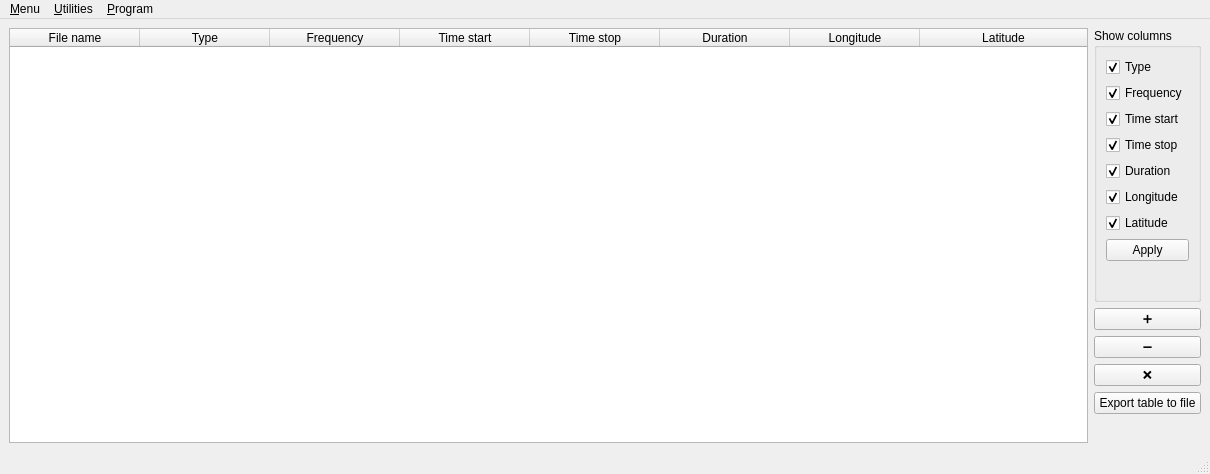
<?xml version="1.0" encoding="UTF-8"?>
<ui version="4.0">
 <class>MainWindow</class>
 <widget class="QMainWindow" name="MainWindow">
  <property name="geometry">
   <rect>
    <x>0</x>
    <y>0</y>
    <width>1210</width>
    <height>474</height>
   </rect>
  </property>
  <property name="windowTitle">
   <string>Seismic Viewer</string>
  </property>
  <property name="windowOpacity">
   <double>1.000000000000000</double>
  </property>
  <widget class="QWidget" name="centralwidget">
   <layout class="QGridLayout" name="gridLayout_2">
    <item row="0" column="0">
     <layout class="QGridLayout" name="gridLayout">
      <item row="0" column="1">
       <widget class="QGroupBox" name="groupBox">
        <property name="title">
         <string>Show columns</string>
        </property>
        <layout class="QVBoxLayout" name="verticalLayout_2">
         <item>
          <widget class="QCheckBox" name="cbType">
           <property name="text">
            <string>Type</string>
           </property>
           <property name="checked">
            <bool>true</bool>
           </property>
          </widget>
         </item>
         <item>
          <widget class="QCheckBox" name="cbFrequency">
           <property name="text">
            <string>Frequency</string>
           </property>
           <property name="checked">
            <bool>true</bool>
           </property>
          </widget>
         </item>
         <item>
          <widget class="QCheckBox" name="cbTimeStart">
           <property name="text">
            <string>Time start</string>
           </property>
           <property name="checked">
            <bool>true</bool>
           </property>
          </widget>
         </item>
         <item>
          <widget class="QCheckBox" name="cbTimeStop">
           <property name="text">
            <string>Time stop</string>
           </property>
           <property name="checked">
            <bool>true</bool>
           </property>
          </widget>
         </item>
         <item>
          <widget class="QCheckBox" name="cbDuration">
           <property name="text">
            <string>Duration</string>
           </property>
           <property name="checked">
            <bool>true</bool>
           </property>
          </widget>
         </item>
         <item>
          <widget class="QCheckBox" name="cbLongitude">
           <property name="text">
            <string>Longitude</string>
           </property>
           <property name="checked">
            <bool>true</bool>
           </property>
          </widget>
         </item>
         <item>
          <widget class="QCheckBox" name="cbLatitude">
           <property name="text">
            <string>Latitude</string>
           </property>
           <property name="checked">
            <bool>true</bool>
           </property>
          </widget>
         </item>
         <item>
          <widget class="QPushButton" name="bApplyColumnsVisible">
           <property name="text">
            <string>Apply</string>
           </property>
          </widget>
         </item>
         <item>
          <spacer name="verticalSpacer">
           <property name="orientation">
            <enum>Qt::Vertical</enum>
           </property>
           <property name="sizeHint" stdset="0">
            <size>
             <width>20</width>
             <height>40</height>
            </size>
           </property>
          </spacer>
         </item>
        </layout>
       </widget>
      </item>
      <item row="0" column="0" rowspan="2">
       <widget class="QTableWidget" name="gFileInfo">
        <property name="alternatingRowColors">
         <bool>false</bool>
        </property>
        <property name="selectionMode">
         <enum>QAbstractItemView::SingleSelection</enum>
        </property>
        <property name="selectionBehavior">
         <enum>QAbstractItemView::SelectRows</enum>
        </property>
        <property name="sortingEnabled">
         <bool>true</bool>
        </property>
        <attribute name="horizontalHeaderCascadingSectionResizes">
         <bool>false</bool>
        </attribute>
        <attribute name="horizontalHeaderDefaultSectionSize">
         <number>130</number>
        </attribute>
        <attribute name="horizontalHeaderStretchLastSection">
         <bool>true</bool>
        </attribute>
        <column>
         <property name="text">
          <string>File name</string>
         </property>
        </column>
        <column>
         <property name="text">
          <string>Type</string>
         </property>
        </column>
        <column>
         <property name="text">
          <string>Frequency</string>
         </property>
        </column>
        <column>
         <property name="text">
          <string>Time start</string>
         </property>
        </column>
        <column>
         <property name="text">
          <string>Time stop</string>
         </property>
        </column>
        <column>
         <property name="text">
          <string>Duration</string>
         </property>
        </column>
        <column>
         <property name="text">
          <string>Longitude</string>
         </property>
        </column>
        <column>
         <property name="text">
          <string>Latitude</string>
         </property>
        </column>
       </widget>
      </item>
      <item row="1" column="1">
       <layout class="QVBoxLayout" name="verticalLayout">
        <item>
         <widget class="QPushButton" name="bAddFiles">
          <property name="toolTip">
           <string>Add new files</string>
          </property>
          <property name="toolTipDuration">
           <number>-1</number>
          </property>
          <property name="whatsThis">
           <string/>
          </property>
          <property name="text">
           <string>➕</string>
          </property>
          <property name="checkable">
           <bool>false</bool>
          </property>
         </widget>
        </item>
        <item>
         <widget class="QPushButton" name="bDelRow">
          <property name="toolTip">
           <string>Remove current file</string>
          </property>
          <property name="text">
           <string>➖</string>
          </property>
         </widget>
        </item>
        <item>
         <widget class="QPushButton" name="bRemoveFiles">
          <property name="toolTip">
           <string>Clear list</string>
          </property>
          <property name="text">
           <string>❌</string>
          </property>
         </widget>
        </item>
        <item>
         <widget class="QPushButton" name="bSaveToFile">
          <property name="text">
           <string>Export table to file</string>
          </property>
         </widget>
        </item>
        <item>
         <spacer name="verticalSpacer_2">
          <property name="orientation">
           <enum>Qt::Vertical</enum>
          </property>
          <property name="sizeHint" stdset="0">
           <size>
            <width>20</width>
            <height>40</height>
           </size>
          </property>
         </spacer>
        </item>
       </layout>
      </item>
     </layout>
    </item>
   </layout>
  </widget>
  <widget class="QMenuBar" name="menubar">
   <property name="geometry">
    <rect>
     <x>0</x>
     <y>0</y>
     <width>1210</width>
     <height>22</height>
    </rect>
   </property>
   <widget class="QMenu" name="menuProcessing">
    <property name="title">
     <string>&amp;Menu</string>
    </property>
    <addaction name="aSpectrograms"/>
    <addaction name="aRevise"/>
   </widget>
   <widget class="QMenu" name="menuUtilities">
    <property name="title">
     <string>&amp;Utilities</string>
    </property>
    <addaction name="aFilesJoining"/>
    <addaction name="aFileHeaderRedactor"/>
   </widget>
   <widget class="QMenu" name="menuProgram">
    <property name="title">
     <string>&amp;Program</string>
    </property>
    <addaction name="aUpdate"/>
   </widget>
   <addaction name="menuProcessing"/>
   <addaction name="menuUtilities"/>
   <addaction name="menuProgram"/>
  </widget>
  <widget class="QStatusBar" name="statusbar"/>
  <action name="aSpectrograms">
   <property name="text">
    <string>&amp;Spectrograms</string>
   </property>
  </action>
  <action name="aRevise">
   <property name="text">
    <string>&amp;Revise</string>
   </property>
  </action>
  <action name="aLoadFiles">
   <property name="text">
    <string>&amp;Load</string>
   </property>
  </action>
  <action name="aCheckArchive">
   <property name="text">
    <string>Check</string>
   </property>
  </action>
  <action name="aUnpackArchive">
   <property name="text">
    <string>Unpack</string>
   </property>
  </action>
  <action name="aCreateArchive">
   <property name="text">
    <string>Create</string>
   </property>
  </action>
  <action name="aCheckingArchive">
   <property name="text">
    <string>Checking</string>
   </property>
  </action>
  <action name="aFilesJoining">
   <property name="text">
    <string>&amp;Files joining</string>
   </property>
  </action>
  <action name="aSpectrumViewer">
   <property name="text">
    <string>&amp;Spectrum Viewer</string>
   </property>
  </action>
  <action name="aFileHeaderRedactor">
   <property name="text">
    <string>File &amp;header redactor</string>
   </property>
  </action>
  <action name="aUpdate">
   <property name="text">
    <string>Check for update</string>
   </property>
  </action>
 </widget>
 <tabstops>
  <tabstop>gFileInfo</tabstop>
  <tabstop>cbFrequency</tabstop>
  <tabstop>cbTimeStart</tabstop>
  <tabstop>cbTimeStop</tabstop>
  <tabstop>cbDuration</tabstop>
  <tabstop>cbLongitude</tabstop>
  <tabstop>cbLatitude</tabstop>
  <tabstop>bApplyColumnsVisible</tabstop>
  <tabstop>bAddFiles</tabstop>
  <tabstop>bDelRow</tabstop>
  <tabstop>bRemoveFiles</tabstop>
 </tabstops>
 <resources/>
 <connections/>
</ui>
